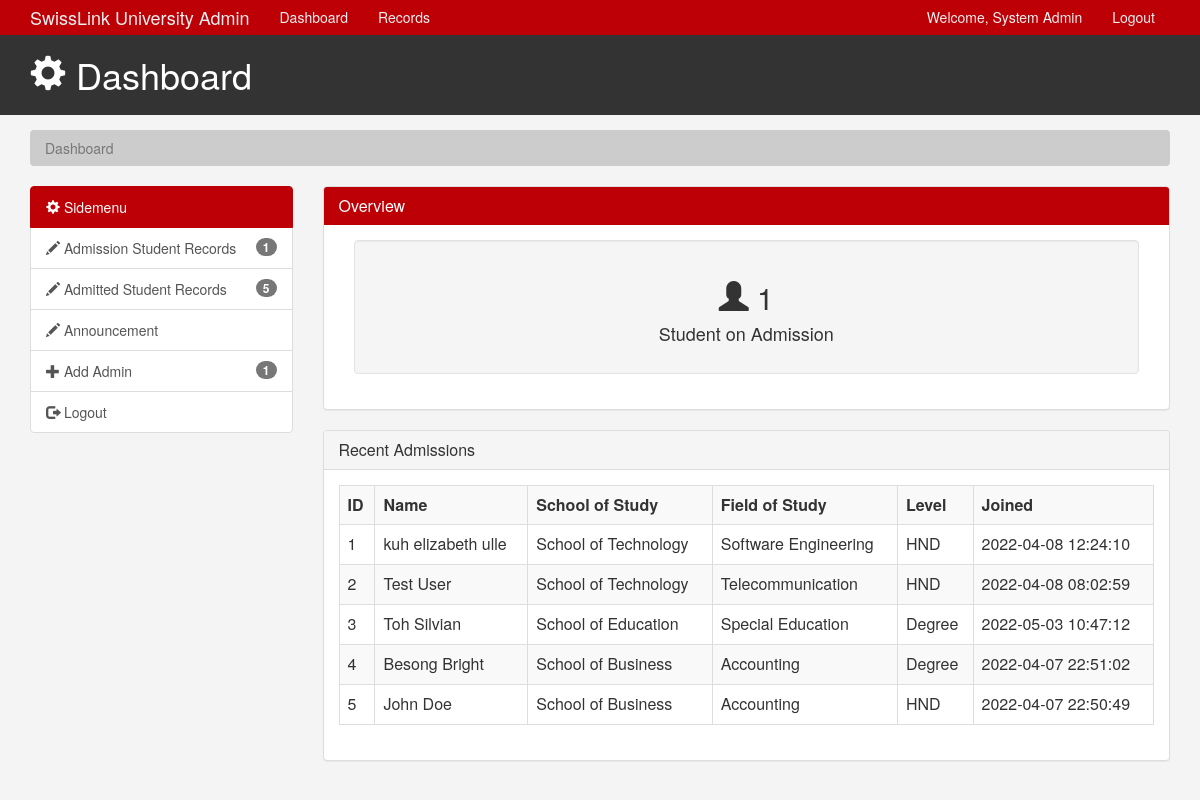
/admin/admin.php (signed in), run on the app's committed database.
### tables this page shows
CREATE TABLE `admission` (
  `ID` int(11) NOT NULL,
  `name` varchar(32) NOT NULL,
  `dob` varchar(32) NOT NULL,
  `pob` varchar(32) NOT NULL,
  `tel` varchar(32) NOT NULL,
  `email` varchar(32) NOT NULL,
  `gender` varchar(10) NOT NULL,
  `nationality` varchar(32) NOT NULL,
  `maritalStatus` varchar(32) NOT NULL,
  `specialNeeds` varchar(32) NOT NULL,
  `address` varchar(32) NOT NULL,
  `img` varchar(100) NOT NULL,
  `idCard` varchar(100) NOT NULL,
  `birthCert` varchar(100) NOT NULL,
  `fatherName` varchar(32) DEFAULT NULL,
  `fatherAddress` varchar(32) DEFAULT NULL,
  `fatherNum` varchar(32) DEFAULT NULL,
  `motherName` varchar(32) DEFAULT NULL,
  `motherAddress` varchar(32) DEFAULT NULL,
  `motherNum` varchar(32) DEFAULT NULL,
  `sponsorName` varchar(32) DEFAULT NULL,
  `sponsorAddress` varchar(32) DEFAULT NULL,
  `sponsorNum` varchar(32) DEFAULT NULL,
  `school` varchar(32) NOT NULL,
  `programme` varchar(32) NOT NULL,
  `level` varchar(32) NOT NULL,
  `instituteAttended` varchar(100) NOT NULL,
  `dfrom` varchar(32) NOT NULL,
  `dto` varchar(32) NOT NULL,
  `programmestudied` varchar(32) NOT NULL,
  `certificate_earned` varchar(32) NOT NULL,
  `remark` varchar(32) DEFAULT NULL,
  `uploadq` varchar(100) NOT NULL,
  `admission_time` timestamp NOT NULL DEFAULT current_timestamp() ON UPDATE current_timestamp(),
  `Matricle` varchar(9) NOT NULL DEFAULT 'SLSS000',
  `status` varchar(32) NOT NULL DEFAULT 'pending',
  `admi_money` int(11) NOT NULL,
  `instituteEmail` varchar(50) NOT NULL DEFAULT 'swisslinkedu.com',
  `admissionDate` varchar(15) DEFAULT NULL,
  `campus_location` varchar(32) NOT NULL
);

### admin/admin.php (the view, shortened to what this page needs)
<?php
	if(isset($_SESSION['email']))
	{
      include 'variables.php';
    $mysqli = new mysqli($databaseHost,$databaseUsername,$databasePassword,$databaseName);
    $query = "SELECT count(*) FROM admission";
    $result = $mysqli->query($query) or die($mysqli->error);
    if($result->num_rows > 0)
    {
      while($row = $result->fetch_assoc())
      {
        foreach($row as $val)
        {
          }
        }
    }
?>
<html lang="en">
   <head>
      <link href="css/bootstrap.min.css" rel="stylesheet">
      <link href="css/style.css" rel="stylesheet">
   </head>
   <body>
      <?php include'adminMenu.php' ?>
      <header id="header">
         <div class="container">
            <div class="row">
               <div class="col-md-10">
                  <h1><span class="glyphicon glyphicon-cog" aria-hidden="true"></span> Dashboard </h1>
               </div>
            </div>
         </div>
      </header>
      <section id="breadcrumb">
         <div class="container">
            <ol class="breadcrumb">
               <li class="active">Dashboard</li>
            </ol>
         </div>
      </section>
      <?php include 'side-menu.php' ?>
      <div class="col-md-9">
         <div class="panel panel-default">
            <div class="panel-heading main-color-bg">
               <h3 class="panel-title"> Overview</h3>
            </div>
            <div class="panel-body">
               <div class="col-md-12">
                  <div class="well dash-box">
                     <h2><span class="glyphicon glyphicon-user" aria-hidden="true"></span>
                      <?php echo $val; ?>
                     </h2>
                     <h4>Student on Admission</h4>
                  </div>
               </div>
            </div>
         </div>
         <div class="panel panel-default">
            <div class="panel-heading">
               <h3 class="panel-title">Recent Admissions</h3>
            </div>
            <div class="panel-body">
               <table class="table table-striped table-hover table-bordered">
                  <tr>
                    <th>ID</th>
                     <th>Name</th>
                     <th>School of Study</th>
                     <th>Field of Study</th>
                     <th>Level</th>
                     <th>Joined</th>
                  </tr>
                <?php
                $count = 0;
                $count++;
                $mysqli = mysqli_connect($databaseHost,$databaseUsername,$databasePassword,$databaseName);
                $query = "SELECT * FROM admission ORDER BY id DESC LIMIT 5 ";
                $result = mysqli_query($mysqli,$query);
                while($addrow = mysqli_fetch_array($result))
                  {
                    echo "<tr>";
                    echo "<td>";echo $count++;echo "</td>";
                    echo "<td>$addrow[1]</td>";
                    echo "<td>$addrow[23]</td>";
                    echo "<td>$addrow[24]</td>";
                    echo "<td>$addrow[25]</td>";
                    echo "<td>$addrow[33]</td>";
                    echo "</tr>";
                  }
                  ?>
               </table>
             </div>
         </div>
      </div>
      </div>
      </div>
      </section>
   </body>
</html>
<?php
  }
  else
    {
      echo "<script language='javascript'>alert('Login to continue');
			window.location.href='/shibat-students/admin';
             </script>";  }
?>

### admin/adminMenu.php (shortened to what this page needs)
<?php
	if(isset($_SESSION['email']))
	{
        include 'variables.php';
        $mysqli = new mysqli($databaseHost,$databaseUsername,$databasePassword,$databaseName);
        $query = "SELECT * FROM admins WHERE email = '{$_SESSION['email']}'";
        $result = $mysqli->query($query) or die($mysqli->error);
		if($result->num_rows > 0)
		{
			while($row = $result->fetch_assoc())
			{
				foreach($row as $val)
				{
                    $details[] = $val;
        }
      }
		}
	}
?>
    <nav class="navbar navbar-default">
    <div class="container">
      <div class="navbar-header">
        <a class="navbar-brand" href="admin.php">SwissLink University Admin</a>
      </div>
      <div id="navbar" class="collapse navbar-collapse">
        <ul class="nav navbar-nav">
          <li><a href="admin.php">Dashboard</a></li>
          <li><a href="records.php">Records</a></li>
        </ul>
        <ul class="nav navbar-nav navbar-right">
          <li><a href="#">Welcome, <?php echo $details[3];?> </a></li>
          <li><a href="logout.php">Logout</a></li>
        </ul>
      </div>
    </div>
  </nav>

### admin/css/style.css (style rules this page uses)
body { background:#f4f4f4; }
.navbar { min-height: 33px !important; margin-bottom:0; border-radius:0; }
.navbar-nav > li > a, .navbar-brand { padding-top:6px !important; padding-bottom:0 !important; height: 33px; }
.navbar-default { background-color: #BD0006; border-color: #BD0006; }
.navbar-default .navbar-brand { color: #ecf0f1; }
.navbar-default .navbar-nav > li > a { color: #ecf0f1; }
.navbar-default .navbar-collapse, .navbar-default .navbar-form { border-color: #ecf0f1; }
.main-color-bg { background-color: #BD0006 !important; border-color: #BD0006 !important; color:#ffffff !important; }
#header { background:#333333; color:#ffffff; padding-bottom: 10px; margin-bottom: 15px; }
.breadcrumb { background:#cccccc; color:#333333; }
.dash-box { text-align:center; }

### data on the page
admission: name "kuh elizabeth ulle", school "School of Technology", programme "Software Engineering", level "HND", admission_time "2022-04-08 12:24:10"
admission: name "Test User", school "School of Technology", programme "Telecommunication", level "HND", admission_time "2022-04-08 08:02:59"
admission: name "Toh Silvian", school "School of Education", programme "Special Education", level "Degree", admission_time "2022-05-03 10:47:12"
admission: name "Besong Bright", school "School of Business", programme "Accounting", level "Degree", admission_time "2022-04-07 22:51:02"
admission: name "John Doe", school "School of Business", programme "Accounting", level "HND", admission_time "2022-04-07 22:50:49"

### other printed values
$details[3] "System Admin"
$val "1"
$val3 "5"
$val2 "1"
